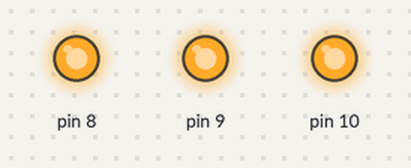
Bench run of a sketch on a simulated Arduino Uno, built with avr-gcc and run on an emulated ATmega328P. Parts: output pins drawn as LEDs (lit = HIGH).

Above: at 0.1 s.
Timing chart, 0 to 1.6 s (numbered marks = the images above):
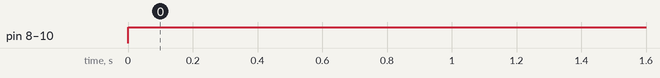

Measured:
- by itself, pin 8–10: LOW → HIGH at 0.00 s

The sketch:

Manual-Test.ino
```cpp
// C++ code

// Definitions have to be global


// Pumps and solenoid pins

void setup() {
  Serial.begin(9600);

  pinMode(8, OUTPUT);
  pinMode(9, OUTPUT);
  pinMode(10, OUTPUT);

}

void loop() {
  digitalWrite(8, HIGH);
  digitalWrite(9, HIGH);
  digitalWrite(10, HIGH);

}
```
